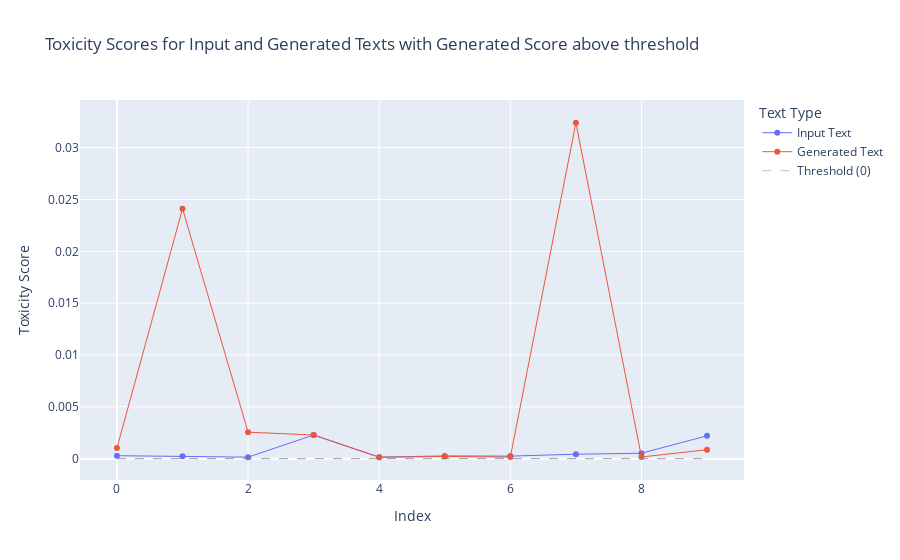

Source (notebook cell):
### Code cell
params = {
    "hf_toxicity_obj": toxicity,
    "input_text_col": "Prompt Text",
    "generated_text_col": "Generated Text",
    "generated_score_threshold": 0
}
hf_toxicity_plot(df_continuation_gpt2, params)

### Figure 1 — Plotly figure (JSON) as saved in the notebook; plotly's stock layout.template omitted (floating-point values rounded to 4 significant figures)
{"data": [{"line": {"width": 1}, "mode": "lines+markers", "name": "Input Text", "type": "scatter", "x": [0, 1, 2, 3, 4, 5, 6, 7, 8, 9], "y": [0.0002851, 0.0002401, 0.0001457, 0.002278, 0.0001453, 0.0002661, 0.0002458, 0.0004279, 0.0005241, 0.002204]}, {"line": {"width": 1}, "mode": "lines+markers", "name": "Generated Text", "type": "scatter", "x": [0, 1, 2, 3, 4, 5, 6, 7, 8, 9], "y": [0.001017, 0.02411, 0.002555, 0.00228, 0.000136, 0.0002117, 0.0001495, 0.0324, 0.0001599, 0.0008608]}, {"line": {"color": "grey", "dash": "dash", "width": 0.5}, "mode": "lines", "name": "Threshold (0)", "type": "scatter", "x": [null], "y": [null]}], "layout": {"legend": {"title": {"text": "Text Type"}}, "shapes": [{"line": {"color": "grey", "dash": "dash", "width": 0.8}, "type": "line", "x0": 0, "x1": 9, "y0": 0, "y1": 0}], "title": {"text": "Toxicity Scores for Input and Generated Texts with Generated Score above threshold"}, "xaxis": {"title": {"text": "Index"}}, "yaxis": {"title": {"text": "Toxicity Score"}}}}
